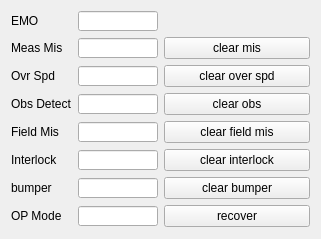
       <widget class="QWidget" name="layoutWidget_mobile">
        <property name="geometry">
         <rect>
          <x>0</x>
          <y>3</y>
          <width>321</width>
          <height>239</height>
         </rect>
        </property>
        <layout class="QGridLayout" name="gridLayout_5">
         <item row="0" column="0">
          <widget class="QLabel" name="label_36">
           <property name="maximumSize">
            <size>
             <width>50</width>
             <height>16777215</height>
            </size>
           </property>
           <property name="text">
            <string>EMO</string>
           </property>
          </widget>
         </item>
         <item row="0" column="1">
          <widget class="QLineEdit" name="le_Safety_Emo_Pressed">
           <property name="sizePolicy">
            <sizepolicy hsizetype="Minimum" vsizetype="Minimum">
             <horstretch>0</horstretch>
             <verstretch>0</verstretch>
            </sizepolicy>
           </property>
           <property name="minimumSize">
            <size>
             <width>80</width>
             <height>20</height>
            </size>
           </property>
           <property name="maximumSize">
            <size>
             <width>20</width>
             <height>20</height>
            </size>
           </property>
           <property name="cursor">
            <cursorShape>IBeamCursor</cursorShape>
           </property>
           <property name="text">
            <string/>
           </property>
          </widget>
         </item>
         <item row="1" column="0">
          <widget class="QLabel" name="label_37">
           <property name="text">
            <string>Meas Mis</string>
           </property>
          </widget>
         </item>
         <item row="1" column="1">
          <widget class="QLineEdit" name="le_Safety_Ref_Meas_Mismatch">
           <property name="sizePolicy">
            <sizepolicy hsizetype="Minimum" vsizetype="Minimum">
             <horstretch>0</horstretch>
             <verstretch>0</verstretch>
            </sizepolicy>
           </property>
           <property name="minimumSize">
            <size>
             <width>80</width>
             <height>20</height>
            </size>
           </property>
           <property name="maximumSize">
            <size>
             <width>20</width>
             <height>20</height>
            </size>
           </property>
           <property name="cursor">
            <cursorShape>IBeamCursor</cursorShape>
           </property>
           <property name="text">
            <string/>
           </property>
          </widget>
         </item>
         <item row="1" column="2">
          <widget class="QPushButton" name="bt_ClearMismatch">
           <property name="sizePolicy">
            <sizepolicy hsizetype="Minimum" vsizetype="Minimum">
             <horstretch>0</horstretch>
             <verstretch>0</verstretch>
            </sizepolicy>
           </property>
           <property name="text">
            <string>clear mis</string>
           </property>
          </widget>
         </item>
         <item row="2" column="0">
          <widget class="QLabel" name="label_38">
           <property name="text">
            <string>Ovr Spd</string>
           </property>
          </widget>
         </item>
         <item row="2" column="1">
          <widget class="QLineEdit" name="le_Safety_Over_Speed">
           <property name="sizePolicy">
            <sizepolicy hsizetype="Minimum" vsizetype="Minimum">
             <horstretch>0</horstretch>
             <verstretch>0</verstretch>
            </sizepolicy>
           </property>
           <property name="minimumSize">
            <size>
             <width>80</width>
             <height>20</height>
            </size>
           </property>
           <property name="maximumSize">
            <size>
             <width>20</width>
             <height>20</height>
            </size>
           </property>
           <property name="cursor">
            <cursorShape>IBeamCursor</cursorShape>
           </property>
           <property name="text">
            <string/>
           </property>
          </widget>
         </item>
         <item row="2" column="2">
          <widget class="QPushButton" name="bt_ClearOverSpd">
           <property name="sizePolicy">
            <sizepolicy hsizetype="Minimum" vsizetype="Minimum">
             <horstretch>0</horstretch>
             <verstretch>0</verstretch>
            </sizepolicy>
           </property>
           <property name="text">
            <string>clear over spd</string>
           </property>
          </widget>
         </item>
         <item row="3" column="0">
          <widget class="QLabel" name="label_39">
           <property name="text">
            <string>Obs Detect</string>
           </property>
          </widget>
         </item>
         <item row="3" column="1">
          <widget class="QLineEdit" name="le_Safety_Obstacle_Detect">
           <property name="sizePolicy">
            <sizepolicy hsizetype="Minimum" vsizetype="Minimum">
             <horstretch>0</horstretch>
             <verstretch>0</verstretch>
            </sizepolicy>
           </property>
           <property name="minimumSize">
            <size>
             <width>80</width>
             <height>20</height>
            </size>
           </property>
           <property name="maximumSize">
            <size>
             <width>20</width>
             <height>20</height>
            </size>
           </property>
           <property name="cursor">
            <cursorShape>IBeamCursor</cursorShape>
           </property>
           <property name="text">
            <string/>
           </property>
          </widget>
         </item>
         <item row="3" column="2">
          <widget class="QPushButton" name="bt_ClearObs">
           <property name="sizePolicy">
            <sizepolicy hsizetype="Minimum" vsizetype="Minimum">
             <horstretch>0</horstretch>
             <verstretch>0</verstretch>
            </sizepolicy>
           </property>
           <property name="text">
            <string>clear obs</string>
           </property>
          </widget>
         </item>
         <item row="4" column="0">
          <widget class="QLabel" name="label_40">
           <property name="text">
            <string>Field Mis</string>
           </property>
          </widget>
         </item>
         <item row="4" column="1">
          <widget class="QLineEdit" name="le_Safety_Speed_Field_Mismatch">
           <property name="sizePolicy">
            <sizepolicy hsizetype="Minimum" vsizetype="Minimum">
             <horstretch>0</horstretch>
             <verstretch>0</verstretch>
            </sizepolicy>
           </property>
           <property name="minimumSize">
            <size>
             <width>80</width>
             <height>20</height>
            </size>
           </property>
           <property name="maximumSize">
            <size>
             <width>20</width>
             <height>20</height>
            </size>
           </property>
           <property name="cursor">
            <cursorShape>IBeamCursor</cursorShape>
           </property>
           <property name="text">
            <string/>
           </property>
          </widget>
         </item>
         <item row="4" column="2">
          <widget class="QPushButton" name="bt_ClearFieldMis">
           <property name="sizePolicy">
            <sizepolicy hsizetype="Minimum" vsizetype="Minimum">
             <horstretch>0</horstretch>
             <verstretch>0</verstretch>
            </sizepolicy>
           </property>
           <property name="text">
            <string>clear field mis</string>
           </property>
          </widget>
         </item>
         <item row="5" column="0">
          <widget class="QLabel" name="label_41">
           <property name="text">
            <string>Interlock</string>
           </property>
          </widget>
         </item>
         <item row="5" column="1">
          <widget class="QLineEdit" name="le_Safety_Interlock_Stop">
           <property name="sizePolicy">
            <sizepolicy hsizetype="Minimum" vsizetype="Minimum">
             <horstretch>0</horstretch>
             <verstretch>0</verstretch>
            </sizepolicy>
           </property>
           <property name="minimumSize">
            <size>
             <width>80</width>
             <height>20</height>
            </size>
           </property>
           <property name="maximumSize">
            <size>
             <width>20</width>
             <height>20</height>
            </size>
           </property>
           <property name="cursor">
            <cursorShape>IBeamCursor</cursorShape>
           </property>
           <property name="text">
            <string/>
           </property>
          </widget>
         </item>
         <item row="5" column="2">
          <widget class="QPushButton" name="bt_ClearInterlockStop">
           <property name="sizePolicy">
            <sizepolicy hsizetype="Minimum" vsizetype="Minimum">
             <horstretch>0</horstretch>
             <verstretch>0</verstretch>
            </sizepolicy>
           </property>
           <property name="text">
            <string>clear interlock</string>
           </property>
          </widget>
         </item>
         <item row="6" column="0">
          <widget class="QLabel" name="label_42">
           <property name="text">
            <string>bumper</string>
           </property>
          </widget>
         </item>
         <item row="6" column="1">
          <widget class="QLineEdit" name="le_Safety_Bumper_Stop">
           <property name="sizePolicy">
            <sizepolicy hsizetype="Minimum" vsizetype="Minimum">
             <horstretch>0</horstretch>
             <verstretch>0</verstretch>
            </sizepolicy>
           </property>
           <property name="minimumSize">
            <size>
             <width>80</width>
             <height>20</height>
            </size>
           </property>
           <property name="maximumSize">
            <size>
             <width>80</width>
             <height>20</height>
            </size>
           </property>
           <property name="cursor">
            <cursorShape>IBeamCursor</cursorShape>
           </property>
           <property name="text">
            <string/>
           </property>
          </widget>
         </item>
         <item row="6" column="2">
          <widget class="QPushButton" name="bt_BumperStop">
           <property name="sizePolicy">
            <sizepolicy hsizetype="Minimum" vsizetype="Minimum">
             <horstretch>0</horstretch>
             <verstretch>0</verstretch>
            </sizepolicy>
           </property>
           <property name="text">
            <string>clear bumper</string>
           </property>
          </widget>
         </item>
         <item row="7" column="0">
          <widget class="QLabel" name="label_43">
           <property name="text">
            <string>OP Mode</string>
           </property>
          </widget>
         </item>
         <item row="7" column="1">
          <widget class="QLineEdit" name="le_Safety_Op_Stop_State">
           <property name="sizePolicy">
            <sizepolicy hsizetype="Minimum" vsizetype="Minimum">
             <horstretch>0</horstretch>
             <verstretch>0</verstretch>
            </sizepolicy>
           </property>
           <property name="minimumSize">
            <size>
             <width>20</width>
             <height>20</height>
            </size>
           </property>
           <property name="maximumSize">
            <size>
             <width>80</width>
             <height>20</height>
            </size>
           </property>
           <property name="cursor">
            <cursorShape>IBeamCursor</cursorShape>
           </property>
           <property name="text">
            <string/>
           </property>
          </widget>
         </item>
         <item row="7" column="2">
          <widget class="QPushButton" name="bt_Recover">
           <property name="sizePolicy">
            <sizepolicy hsizetype="Minimum" vsizetype="Minimum">
             <horstretch>0</horstretch>
             <verstretch>0</verstretch>
            </sizepolicy>
           </property>
           <property name="text">
            <string>recover</string>
           </property>
          </widget>
         </item>
        </layout>
       </widget>
